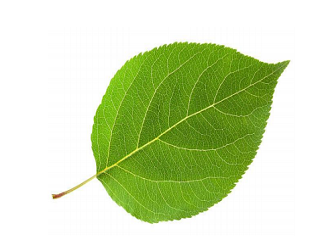
#> input picture Assignment1/leaf.png, 320 x 240 px
$ jupyter execute rough4.ipynb
#> lines starting #> are read from the running program, lines starting #| are printed output that depends on the picture; long printed decimals are rounded
[cell 1]
import numpy as np
import cv2
from matplotlib import pyplot as plt
from scipy.fftpack import fft, ifft
from itertools import chain
from skimage import io
from math import sqrt
import pandas as pd
img = cv2.imread('leaf.png',0)
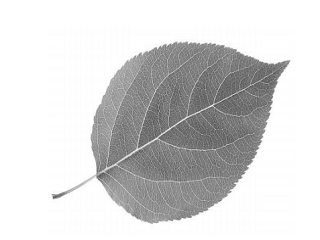
#> img: shape (240, 320); min 76, max 255, mean 214
img

[cell 2]
img.shape
#> Out = (240, 320)

[cell 3]
image=img

[cell 4]
dft = cv2.dft(np.float32(img),flags = cv2.DFT_COMPLEX_OUTPUT)
dft_shift = np.fft.fftshift(dft)

magnitude_spectrum = 20*np.log(cv2.magnitude(dft_shift[:,:,0],dft_shift[:,:,1]))
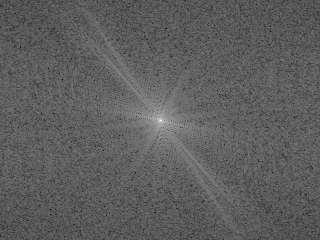
#> magnitude_spectrum: shape (240, 320) float32; min 44.83, max 332.3, mean 151.3; drawn with min black and max white

plt.subplot(121),plt.imshow(img, cmap = 'gray')
plt.title('Input Image'), plt.xticks([]), plt.yticks([])
plt.subplot(122),plt.imshow(magnitude_spectrum, cmap = 'gray')
plt.title('Magnitude Spectrum'), plt.xticks([]), plt.yticks([])
plt.show()
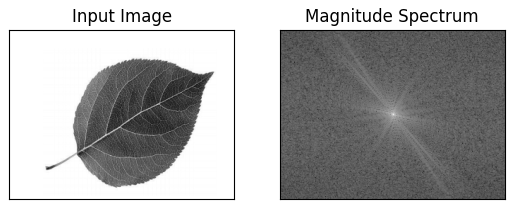
#> figure drawn by matplotlib, 2 panels

[cell 5]
import numpy as np
import cv2
from matplotlib import pyplot as plt

img = cv2.imread('final_leaf.png',0)
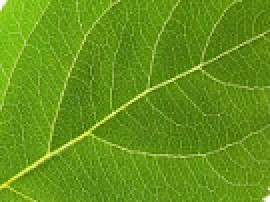
#> input picture Assignment1/final_leaf.png, 135 x 101 px (shown 2 times larger)
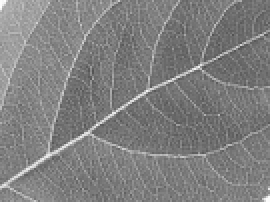
#> img: shape (101, 135) (shown 2 times larger); min 76, max 253, mean 127.2

dft = cv2.dft(np.float32(img),flags = cv2.DFT_COMPLEX_OUTPUT)
dft_shift = np.fft.fftshift(dft)

magnitude_spectrum = 20*np.log(cv2.magnitude(dft_shift[:,:,0],dft_shift[:,:,1]))
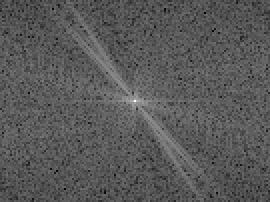
#> magnitude_spectrum: shape (101, 135) float32 (shown 2 times larger); min 66.6, max 287.3, mean 144; drawn with min black and max white

[cell 6]
plt.subplot(121),plt.imshow(img, cmap = 'gray')
plt.title('Input Image'), plt.xticks([]), plt.yticks([])
plt.subplot(122),plt.imshow(magnitude_spectrum, cmap = 'gray')
plt.title('Magnitude Spectrum'), plt.xticks([]), plt.yticks([])
plt.show()

[cell 7]
#invert image
(row, col) = img.shape
#> row = 101; col = 135

for i in range(row):
    for j in range(col):
        if img[i,j] == 255:
            img[i,j] = 0
        else:
            img[i,j] = 255
#> img: shape (101, 135); every value is 255

# ret,img = cv2.threshold(image,70,255,0)
#display image
plt.imshow(img, cmap='Greys')
plt.show()

###################### GET CHAIN CODE
for i, row in enumerate(img):
    for j, value in enumerate(row):
        if value == 255:
            start_point = (i, j)
            print(start_point, value)
            break
    else:
        continue
    break
#> this loop made 1 pass
#| (0, 0) 255

directions = [ 0,  1,  2,
               7,      3,
               6,  5,  4]
dir2idx = dict(zip(directions, range(len(directions))))

change_j =   [-1,  0,  1, # x or columns
              -1,      1,
              -1,  0,  1]

change_i =   [-1, -1, -1, # y or rows
               0,      0,
               1,  1,  1]

border = []  # store a list of border points on the image
chain = []   # store a list of chain code for the image
curr_point = start_point
for direction in directions:
    idx = dir2idx[direction]
    new_point = (start_point[0]+change_i[idx], start_point[1]+change_j[idx])
    if img[new_point] != 0: # if is ROI
        border.append(new_point)
        chain.append(direction)
        curr_point = new_point
        break
#> after the loop, border = [(-1, -1)]; chain = [0]

count = 0
while curr_point != start_point:
    #figure direction to start search
    b_direction = (direction + 5) % 8
    dirs_1 = range(b_direction, 8)
    dirs_2 = range(0, b_direction)
    dirs = []
    dirs.extend(dirs_1)
    dirs.extend(dirs_2)
    for direction in dirs:
        idx = dir2idx[direction]
        new_point = (curr_point[0]+change_i[idx], curr_point[1]+change_j[idx])
        if image[new_point] != 0: # if is ROI
            border.append(new_point)
            chain.append(direction)
            curr_point = new_point
            break
    #if count == 1000: break
    count += 1
#> after the loop, border = [(-1, -1), (0, -1), (-1, 0), (-1, -1), (0, 0)]; chain = [0, 5, 2, 7, 4]; count = 4


#print(count)  # print number of border points of the image
#print(border) # print border points of the image
#print(chain) # print chain code of the image

# display image with the chain code/border points in blue
plt.imshow(img, cmap='Greys')
plt.plot([i[1] for i in border], [i[0] for i in border])
plt.show()
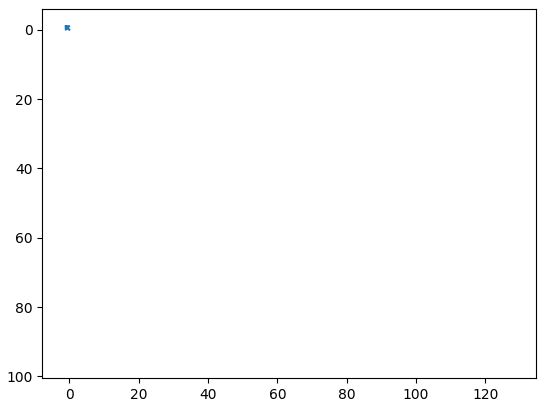
#> figure drawn by matplotlib, 1 panel


# fft
complex_border = [complex(*point) for point in border]
#> complex_border = 5 items
#print('#########' + str(len(complex_border)))
Y = fft(complex_border)
#Y = Y[:-50]
#print('#########' + str(len(Y)))
print(Y)
#| [-3.        -3.j   0.2548-0.5j -3.157-0.5j -0.07919-0.5j
#|   0.9813-0.5j]

# IFFT
X = ifft(Y)
print(len(X))
#| 5

inverse_img = np.ones(img.shape, img.dtype)*255
for x in X:
    inverse_img[int(x.real), int(x.imag)] = 0
#> this loop made 5 passes
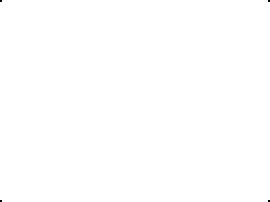
#> inverse_img: shape (101, 135) (shown 2 times larger); 100% white; black in thin lines or dots

plt.imshow(inverse_img, cmap='Greys')
plt.show()

[cell 8]
#FEATURE VECTOR OF THE GIVEN IMAGE

[cell 9]
img.shape
#> Out = (101, 135)

[cell 10]
raw = img.flatten()
#> raw = 13635 values from 255 to 255
raw.shape
#> Out = (13635,)

[cell 11]
raw
#> Out = 13635 values from 255 to 255

[cell 12]
mean = cv2.mean(img)
#> mean = (255, 0, 0, 0)

[cell 13]
mean
#> Out = (255, 0, 0, 0)

[cell 14]
(mean, std) = cv2.meanStdDev(img)
#> mean = [255]; std = [0]

[cell 15]
mean, std
#> Out = ([255], [0])

[cell 16]
stat = np.concatenate([mean, std]).flatten()
#> stat = [255, 0]

[cell 17]
stat
#> Out = [255, 0]
